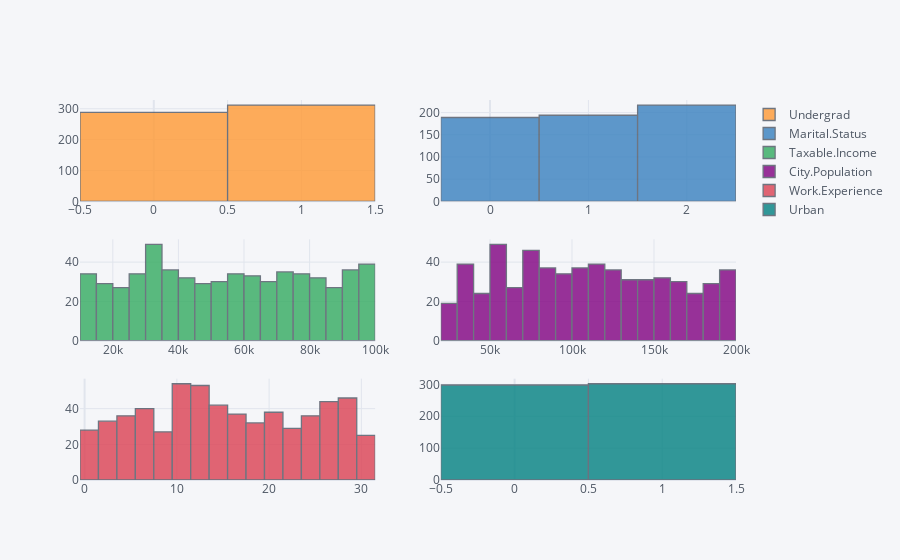

This figure's notebook cell:
### Code cell
# Histogram for all columns
fc_df.iplot(kind = 'histogram', subplots = True)

### Figure 1 — Plotly figure (JSON) as saved in the notebook; plotly's stock layout.template omitted (floating-point values rounded to 4 significant figures; data arrays with more than 128 entries replaced by an {"elided": "..."} marker saying what was removed)
{"data": [{"histfunc": "count", "histnorm": "", "marker": {"color": "rgba(255, 153, 51, 1.0)", "line": {"color": "#4D5663", "width": 1.3}}, "name": "Undergrad", "opacity": 0.8, "orientation": "v", "type": "histogram", "x": {"elided": "600 int values"}, "xaxis": "x", "yaxis": "y"}, {"histfunc": "count", "histnorm": "", "marker": {"color": "rgba(55, 128, 191, 1.0)", "line": {"color": "#4D5663", "width": 1.3}}, "name": "Marital.Status", "opacity": 0.8, "orientation": "v", "type": "histogram", "x": {"elided": "600 int values"}, "xaxis": "x2", "yaxis": "y2"}, {"histfunc": "count", "histnorm": "", "marker": {"color": "rgba(50, 171, 96, 1.0)", "line": {"color": "#4D5663", "width": 1.3}}, "name": "Taxable.Income", "opacity": 0.8, "orientation": "v", "type": "histogram", "x": {"elided": "600 int values"}, "xaxis": "x3", "yaxis": "y3"}, {"histfunc": "count", "histnorm": "", "marker": {"color": "rgba(128, 0, 128, 1.0)", "line": {"color": "#4D5663", "width": 1.3}}, "name": "City.Population", "opacity": 0.8, "orientation": "v", "type": "histogram", "x": {"elided": "600 int values"}, "xaxis": "x4", "yaxis": "y4"}, {"histfunc": "count", "histnorm": "", "marker": {"color": "rgba(219, 64, 82, 1.0)", "line": {"color": "#4D5663", "width": 1.3}}, "name": "Work.Experience", "opacity": 0.8, "orientation": "v", "type": "histogram", "x": {"elided": "600 int values"}, "xaxis": "x5", "yaxis": "y5"}, {"histfunc": "count", "histnorm": "", "marker": {"color": "rgba(0, 128, 128, 1.0)", "line": {"color": "#4D5663", "width": 1.3}}, "name": "Urban", "opacity": 0.8, "orientation": "v", "type": "histogram", "x": {"elided": "600 int values"}, "xaxis": "x6", "yaxis": "y6"}], "layout": {"barmode": "overlay", "legend": {"bgcolor": "#F5F6F9", "font": {"color": "#4D5663"}}, "paper_bgcolor": "#F5F6F9", "plot_bgcolor": "#F5F6F9", "title": {"font": {"color": "#4D5663"}}, "xaxis": {"anchor": "y", "domain": [0, 0.45], "gridcolor": "#E1E5ED", "showgrid": true, "tickfont": {"color": "#4D5663"}, "title": {"font": {"color": "#4D5663"}, "text": ""}, "zerolinecolor": "#E1E5ED"}, "xaxis2": {"anchor": "y2", "domain": [0.55, 1], "gridcolor": "#E1E5ED", "showgrid": true, "tickfont": {"color": "#4D5663"}, "title": {"font": {"color": "#4D5663"}, "text": ""}, "zerolinecolor": "#E1E5ED"}, "xaxis3": {"anchor": "y3", "domain": [0, 0.45], "gridcolor": "#E1E5ED", "showgrid": true, "tickfont": {"color": "#4D5663"}, "title": {"font": {"color": "#4D5663"}, "text": ""}, "zerolinecolor": "#E1E5ED"}, "xaxis4": {"anchor": "y4", "domain": [0.55, 1], "gridcolor": "#E1E5ED", "showgrid": true, "tickfont": {"color": "#4D5663"}, "title": {"font": {"color": "#4D5663"}, "text": ""}, "zerolinecolor": "#E1E5ED"}, "xaxis5": {"anchor": "y5", "domain": [0, 0.45], "gridcolor": "#E1E5ED", "showgrid": true, "tickfont": {"color": "#4D5663"}, "title": {"font": {"color": "#4D5663"}, "text": ""}, "zerolinecolor": "#E1E5ED"}, "xaxis6": {"anchor": "y6", "domain": [0.55, 1], "gridcolor": "#E1E5ED", "showgrid": true, "tickfont": {"color": "#4D5663"}, "title": {"font": {"color": "#4D5663"}, "text": ""}, "zerolinecolor": "#E1E5ED"}, "yaxis": {"anchor": "x", "domain": [0.7333, 1], "gridcolor": "#E1E5ED", "showgrid": true, "tickfont": {"color": "#4D5663"}, "title": {"font": {"color": "#4D5663"}, "text": ""}, "zerolinecolor": "#E1E5ED"}, "yaxis2": {"anchor": "x2", "domain": [0.7333, 1], "gridcolor": "#E1E5ED", "showgrid": true, "tickfont": {"color": "#4D5663"}, "title": {"font": {"color": "#4D5663"}, "text": ""}, "zerolinecolor": "#E1E5ED"}, "yaxis3": {"anchor": "x3", "domain": [0.3667, 0.6333], "gridcolor": "#E1E5ED", "showgrid": true, "tickfont": {"color": "#4D5663"}, "title": {"font": {"color": "#4D5663"}, "text": ""}, "zerolinecolor": "#E1E5ED"}, "yaxis4": {"anchor": "x4", "domain": [0.3667, 0.6333], "gridcolor": "#E1E5ED", "showgrid": true, "tickfont": {"color": "#4D5663"}, "title": {"font": {"color": "#4D5663"}, "text": ""}, "zerolinecolor": "#E1E5ED"}, "yaxis5": {"anchor": "x5", "domain": [0, 0.2667], "gridcolor": "#E1E5ED", "showgrid": true, "tickfont": {"color": "#4D5663"}, "title": {"font": {"color": "#4D5663"}, "text": ""}, "zerolinecolor": "#E1E5ED"}, "yaxis6": {"anchor": "x6", "domain": [0, 0.2667], "gridcolor": "#E1E5ED", "showgrid": true, "tickfont": {"color": "#4D5663"}, "title": {"font": {"color": "#4D5663"}, "text": ""}, "zerolinecolor": "#E1E5ED"}}}
